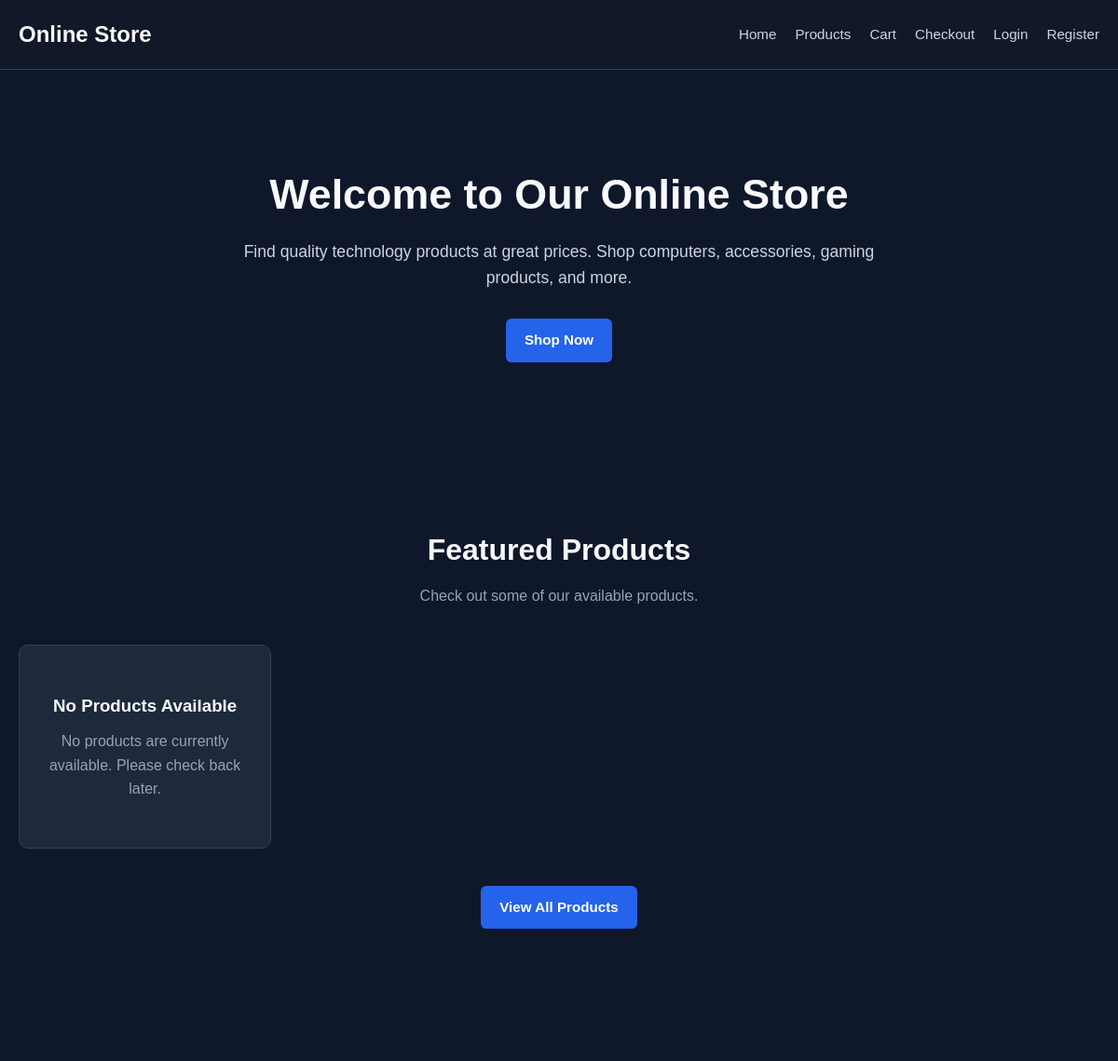
Before: / (upper part) with the older database file.
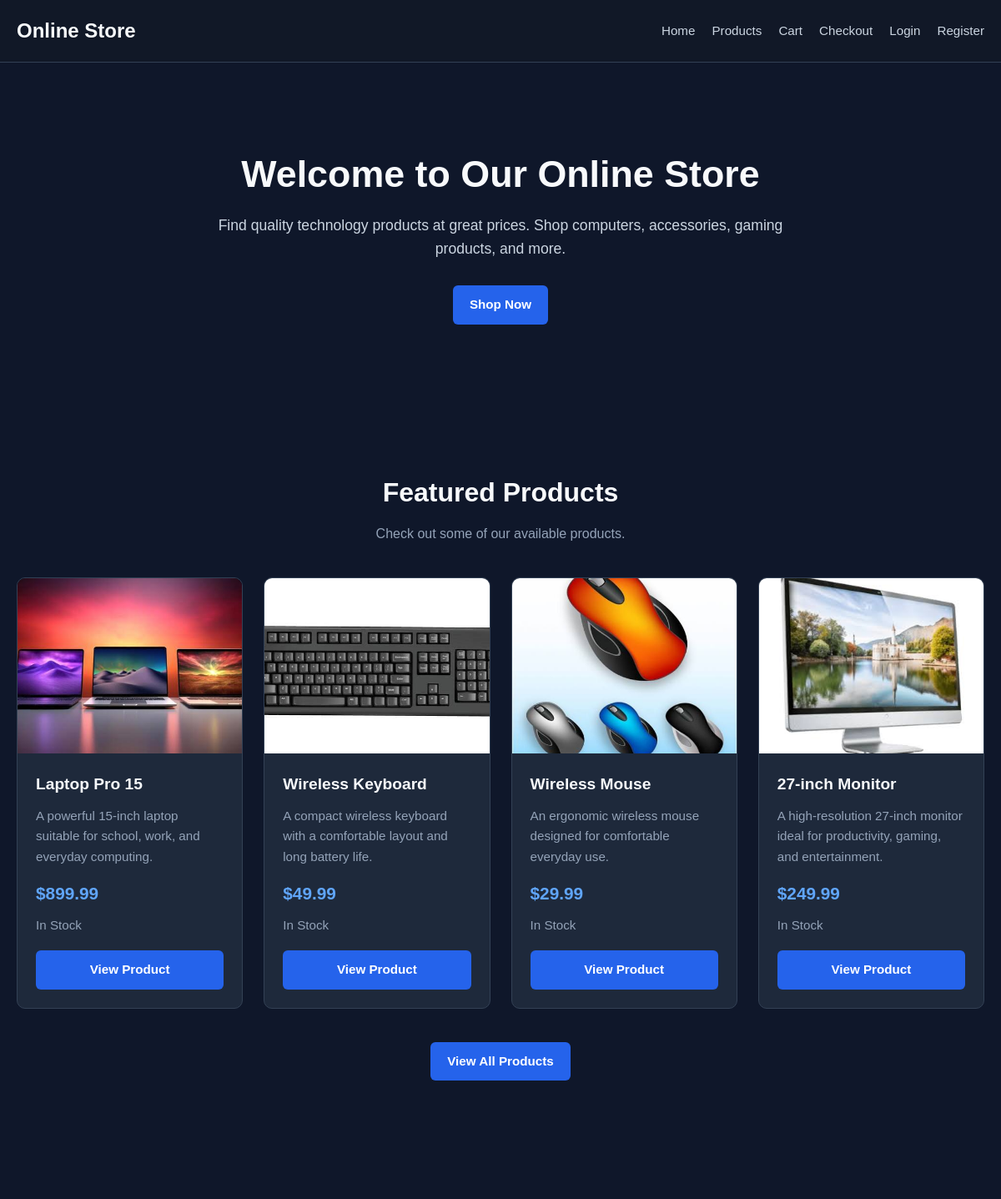
After: the same page with the newer database file.
### tables this page shows
CREATE TABLE `products` (
  `product_id` int(11) NOT NULL,
  `product_name` varchar(100) NOT NULL,
  `description` text DEFAULT NULL,
  `price` decimal(10,2) NOT NULL CHECK (`price` >= 0),
  `quantity_available` int(11) NOT NULL DEFAULT 0 CHECK (`quantity_available` >= 0),
  `image` varchar(255) DEFAULT NULL,
  `created_at` timestamp NOT NULL DEFAULT current_timestamp()
);

### index.php (the view, shortened to what this page needs)
<?php
require_once "php/database.php";
$sql = "SELECT
            product_id,
            product_name,
            description,
            price,
            quantity_available,
            image
        FROM products
        ORDER BY product_id
        LIMIT 4";
$stmt = $pdo->prepare($sql);
$stmt->execute();
$featuredProducts = $stmt->fetchAll();
?>
<!DOCTYPE html>
<html lang="en">
<head>
    <link rel="stylesheet" href="css/style.css">
</head>
<body>
<header>
    <nav class="navbar">
        <div class="nav-container">
            <a href="index.php" class="logo">
                Online Store
            </a>
            <div class="nav-links">
                <a href="index.php">Home</a>
                <a href="products.php">Products</a>
                <a href="cart.php">Cart</a>
                <a href="checkout.php">Checkout</a>
                <a href="login.php">Login</a>
                <a href="register.php">Register</a>
            </div>
        </div>
    </nav>
</header>
<main>
    <section class="hero">
        <div class="hero-content">
            <h1>Welcome to Our Online Store</h1>
            <p>
                Find quality technology products at great prices.
                Shop computers, accessories, gaming products, and more.
            </p>
            <a href="products.php" class="btn">
                Shop Now
            </a>
        </div>
    </section>
    <section class="products-section">
        <div class="section-header">
            <h2>Featured Products</h2>
            <p>
                Check out some of our available products.
            </p>
        </div>
        <div class="product-grid">
            <?php if (!empty($featuredProducts)): ?>
                <?php foreach ($featuredProducts as $product): ?>
                    <div class="product-card">
                        <?php if (!empty($product['image'])): ?>
                            <img
                                class="product-image"
                                src="images/<?php echo htmlspecialchars($product['image']); ?>"
                                alt="<?php echo htmlspecialchars($product['product_name']); ?>"
                            >
                        <?php endif; ?>
                        <div class="product-info">
                            <h3>
                                <?php echo htmlspecialchars($product['product_name']); ?>
                            </h3>
                            <p>
                                <?php echo htmlspecialchars($product['description']); ?>
                            </p>
                            <div class="product-price">
                                $<?php echo number_format($product['price'], 2); ?>
                            </div>
                            <?php if ((int) $product['quantity_available'] > 0): ?>
                                <p class="stock-status">
                                    In Stock
                                </p>
                            <?php else: ?>
                                <p class="stock-status">
                                    Out of Stock
                                </p>
                            <?php endif; ?>
                            <a
                                href="product.php?id=<?php echo (int) $product['product_id']; ?>"
                                class="btn"
                            >
                                View Product
                            </a>
                        </div>
                    </div>
                <?php endforeach; ?>
            <?php else: ?>
                <div class="empty-state">
                    <h3>No Products Available</h3>
                    <p>
                        No products are currently available.
                        Please check back later.
                    </p>
                </div>
            <?php endif; ?>
        </div>
        <div class="section-action">
            <a href="products.php" class="btn">
                View All Products
            </a>
        </div>
    </section>
    <section class="features-section">
    </section>
</main>
</body>
</html>

Changed rows visible on the page:
added products: image (picture), product_name "Laptop Pro 15", description "A powerful 15-inch laptop suitable for school, work, and everyday computing.", price "899.99", quantity_available "In Stock"
added products: image (picture), product_name "Wireless Keyboard", description "A compact wireless keyboard with a comfortable layout and long battery life.", price "49.99", quantity_available "In Stock"
added products: image (picture), product_name "Wireless Mouse", description "An ergonomic wireless mouse designed for comfortable everyday use.", price "29.99", quantity_available "In Stock"
added products: image (picture), product_name "27-inch Monitor", description "A high-resolution 27-inch monitor ideal for productivity, gaming, and entertainment.", price "249.99", quantity_available "In Stock"
Other visible differences:
text no longer shown: "No Products Available No products are currently available. Please check back later."
